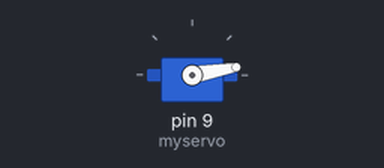
A sketch run on a simulated Arduino Uno, built with avr-gcc and run on an emulated ATmega328P. Parts: servo.

Above: at 0.05 s.
At 2.05 s:
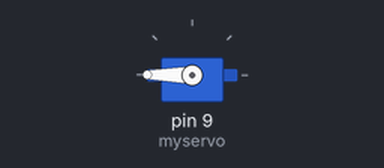
At 4.0 s:
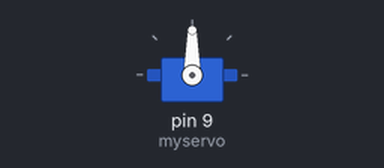
Timing chart, 0 to 6.5 s (numbered marks = the images above):
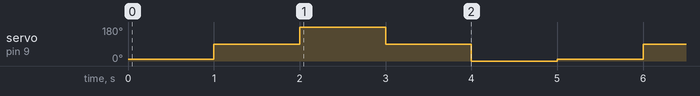

Measured:
- by itself, servo on pin 9 (myservo): repeats every 5.0 s: 180° 1.0 s, 90° 1.0 s, 0° 1.0 s, 10° 1.0 s, 90° 1.0 s

The sketch:

Servomotor.ino
```cpp
#include <Servo.h>

Servo myservo;  // create servo object to control a servo

int pos=0;    // variable to read the value from the analog pin

void setup() {
  myservo.attach(9);  // attaches the servo on pin 9 to the servo object
}

void loop() {
  int i=1000;
  myservo.write(0);

  myservo.write(0);

  myservo.write(10);
  delay(i);
  myservo.write(90);
  delay(i);
  myservo.write(180);
  delay(i);
  myservo.write(90);
  delay(i);
  myservo.write(0);// tell servo to go to position in variable 'pos'
    delay(i);                       // waits 15ms for the servo to reach the position
  }
```
